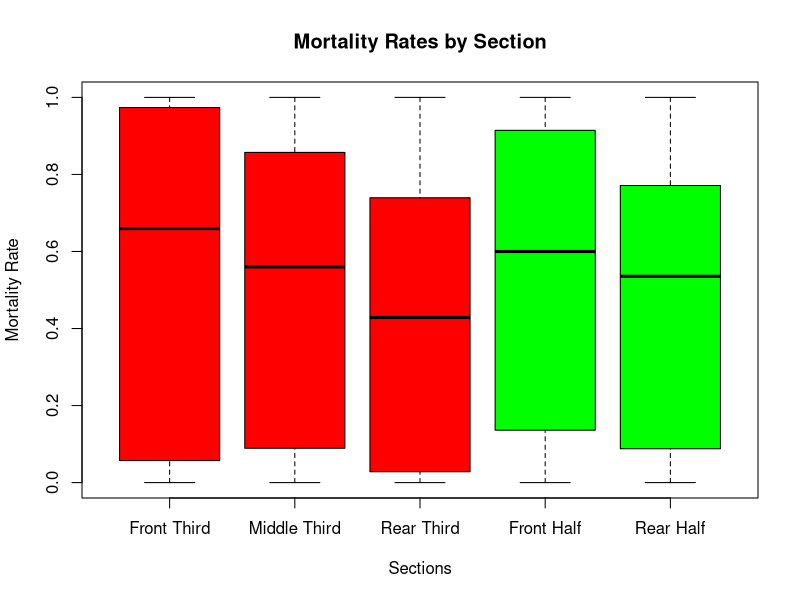
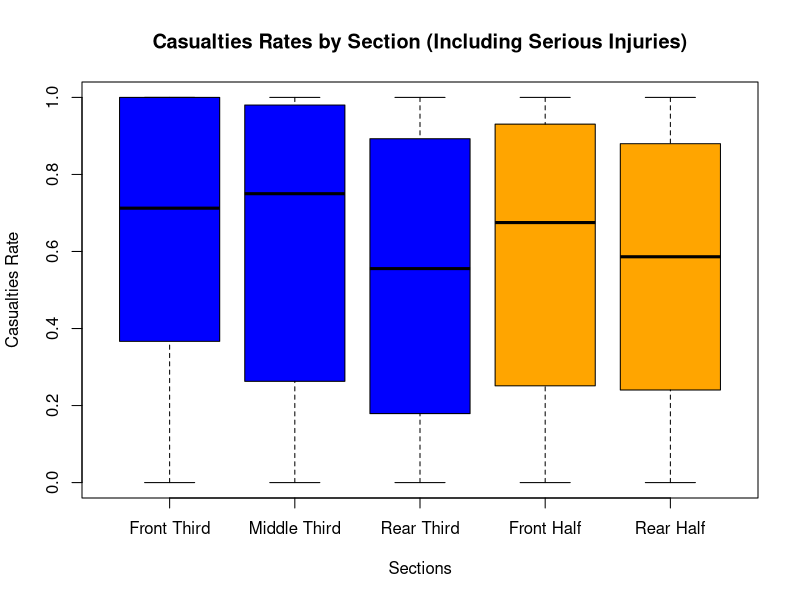
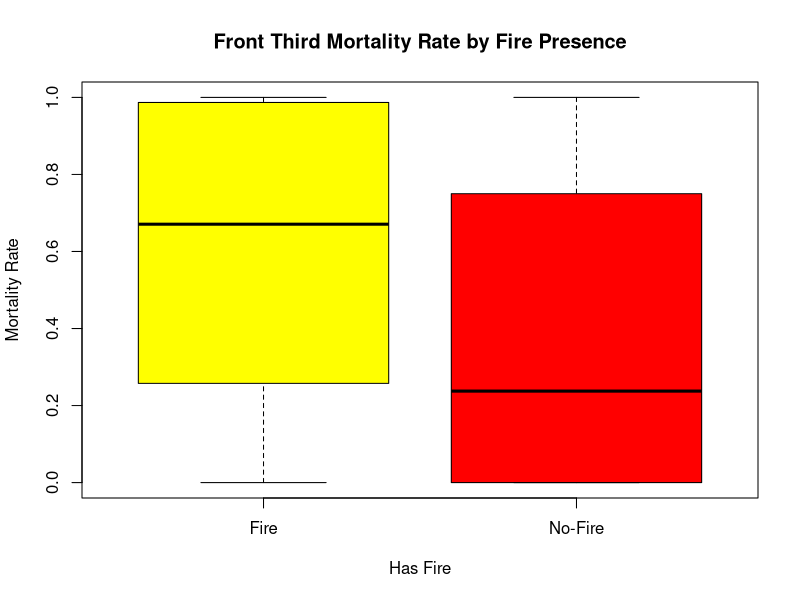
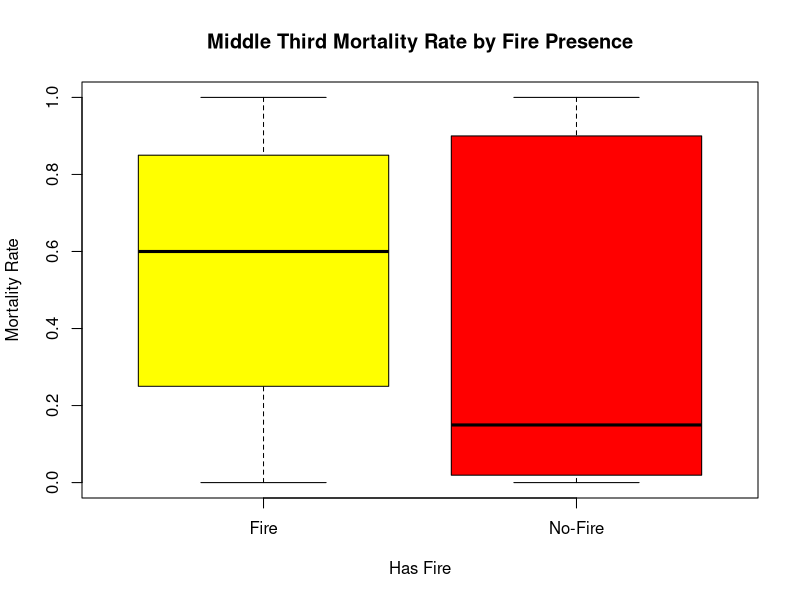
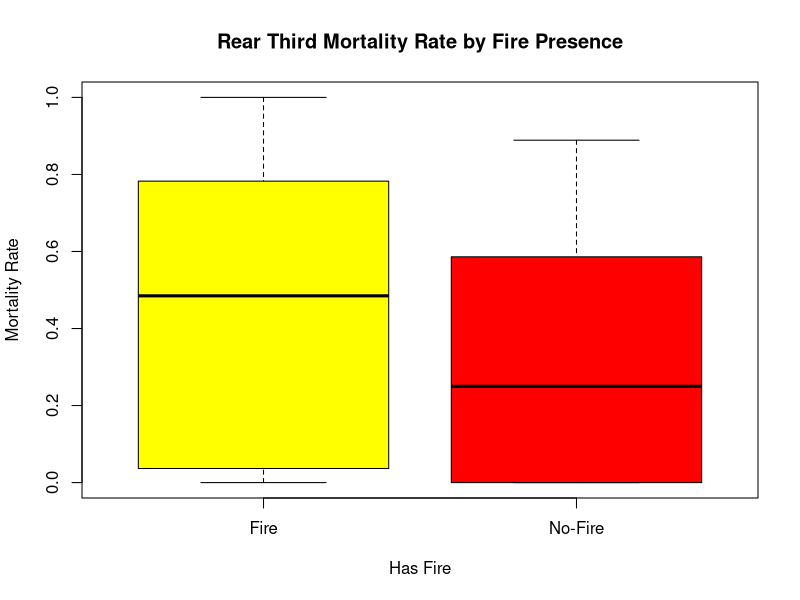
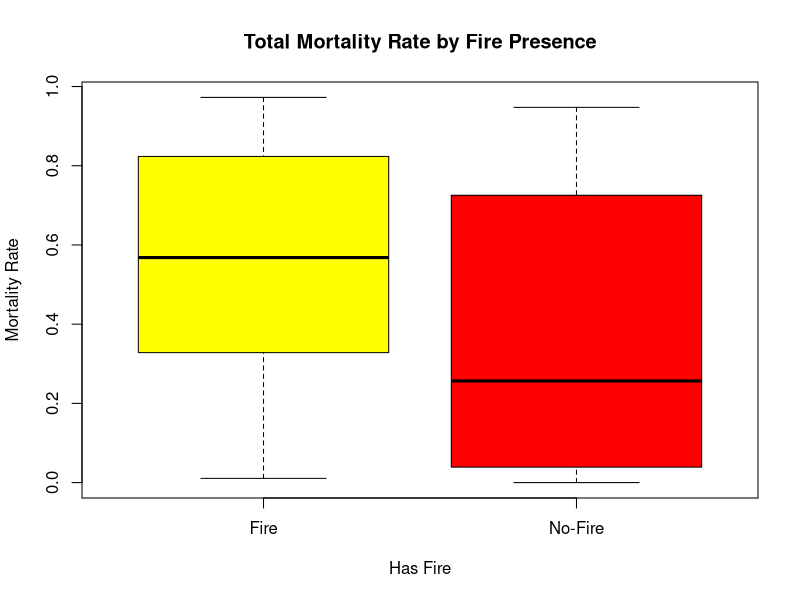
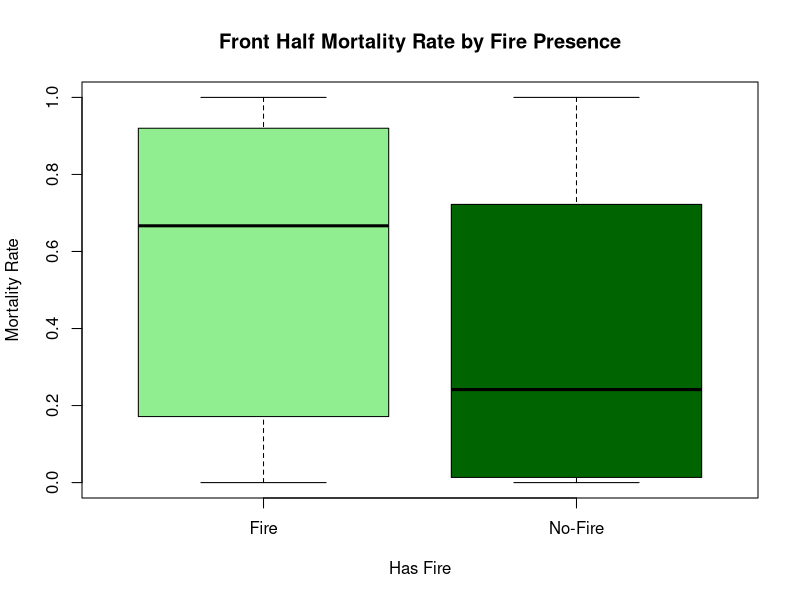
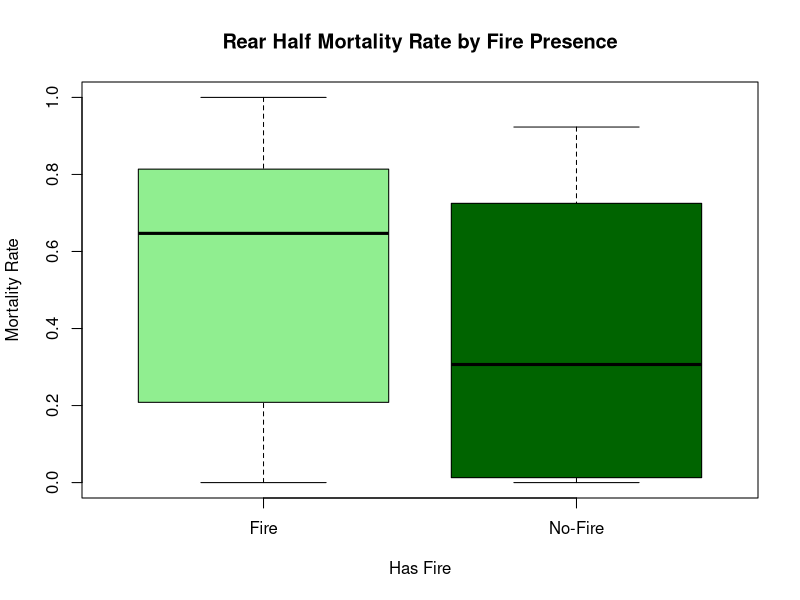

Recreate these plots in R, in order.
## ---- chunk 1
knitr::opts_chunk$set(echo = TRUE)
## ---- chunk 2

data <- read.csv("Aerei_Final.csv")

str(data)
summary(data)
#> data <- read.csv("Aerei_Final.csv")
#> 
#> str(data)
#'data.frame':   47 obs. of  21 variables:
# $ NumVolo         : int  6 28 92 120 123 129 140 148 191 204 ...
# $ X1.terzo.lievi  : int  17 36 0 0 0 4 0 0 0 3 ...
# $ X1.terzo.gravi  : int  2 0 11 0 0 0 0 0 0 0 ...
# $ X1.terzo.morti  : int  15 0 22 0 136 14 18 16 55 33 ...
# $ X2.terzo.lievi  : int  1 30 4 5 0 5 7 1 0 25 ...
# $ X2.terzo.gravi  : int  15 0 30 0 0 0 0 0 8 0 ...
# $ X2.terzo.morti  : int  64 16 13 8 214 60 139 34 51 1 ...
# $ X3.terzo.lievi  : int  26 10 0 5 36 24 0 8 10 29 ...
# $ X3.terzo.gravi  : int  17 0 27 0 0 0 0 0 7 0 ...
# $ X2.terzo.morti.1: int  0 36 11 21 109 43 91 30 16 0 ...
# $ X1.meta.lievi   : int  17 56 32 3 0 7 7 1 0 7 ...
# $ X1.meta.gravi   : int  3 0 0 0 0 0 0 0 1 0 ...
# $ X1.meta.morti   : int  41 8 34 6 226 23 95 36 79 35 ...
# $ X2.meta.lievi   : int  26 20 39 7 4 26 0 7 10 46 ...
# $ X2.meta.gravi   : int  31 0 0 0 0 0 0 0 14 0 ...
# $ X2.meta.morti   : int  34 44 13 23 225 90 145 46 48 0 ...
# $ fonte           : chr  "W" "W" "W" "W" ...
# $ PhaseOfFlight   : chr  "Takeoff" "Takeoff" "Landing" "Landing" ...
# $ Time            : chr  "Night" "Day" "Night" "Day" ...
# $ Place           : chr  "Airport " "Outside" "Outside" "Airport " ...
# $ HasFire         : chr  "Fire" "Fire" "Fire" "Fire" ...
#> summary(data)
#    NumVolo     X1.terzo.lievi   X1.terzo.gravi   X1.terzo.morti  
# Min.   :   6   Min.   :  0.00   Min.   : 0.000   Min.   :  0.00  
# 1st Qu.: 227   1st Qu.:  0.00   1st Qu.: 0.000   1st Qu.:  1.50  
# Median : 812   Median :  4.00   Median : 0.000   Median : 11.00  
# Mean   :1591   Mean   : 12.87   Mean   : 2.553   Mean   : 16.15  
# 3rd Qu.:1603   3rd Qu.: 17.00   3rd Qu.: 4.000   3rd Qu.: 19.00  
# Max.   :9642   Max.   :141.00   Max.   :16.000   Max.   :136.00  
# X2.terzo.lievi   X2.terzo.gravi   X2.terzo.morti   X3.terzo.lievi 
# Min.   :  0.00   Min.   : 0.000   Min.   :  0.00   Min.   :  0.0  
# 1st Qu.:  1.00   1st Qu.: 0.000   1st Qu.:  2.00   1st Qu.:  3.0  
# Median :  7.00   Median : 2.000   Median : 12.00   Median : 10.0  
# Mean   : 22.11   Mean   : 4.638   Mean   : 28.62   Mean   : 20.4  
# 3rd Qu.: 26.50   3rd Qu.: 8.000   3rd Qu.: 31.00   3rd Qu.: 27.0  
# Max.   :174.00   Max.   :30.000   Max.   :214.00   Max.   :142.0  
# X3.terzo.gravi   X2.terzo.morti.1 X1.meta.lievi    X1.meta.gravi  
# Min.   : 0.000   Min.   :  0.00   Min.   :  0.00   Min.   : 0.00  
# 1st Qu.: 0.000   1st Qu.:  1.50   1st Qu.:  1.50   1st Qu.: 0.00  
# Median : 0.000   Median :  8.00   Median : 11.00   Median : 0.00  
# Mean   : 3.872   Mean   : 19.83   Mean   : 29.23   Mean   : 4.34  
# 3rd Qu.: 4.500   3rd Qu.: 24.50   3rd Qu.: 40.50   3rd Qu.: 7.00  
# Max.   :27.000   Max.   :113.00   Max.   :221.00   Max.   :34.00  
# X1.meta.morti    X2.meta.lievi    X2.meta.gravi    X2.meta.morti   
# Min.   :  0.00   Min.   :  0.00   Min.   : 0.000   Min.   :  0.00  
# 1st Qu.:  5.00   1st Qu.:  6.50   1st Qu.: 0.000   1st Qu.:  3.50  
# Median : 20.00   Median : 14.00   Median : 0.000   Median : 15.00  
# Mean   : 28.57   Mean   : 28.98   Mean   : 5.234   Mean   : 36.53  
# 3rd Qu.: 35.00   3rd Qu.: 37.50   3rd Qu.: 7.500   3rd Qu.: 45.00  
# Max.   :226.00   Max.   :184.00   Max.   :31.000   Max.   :225.00  
#    fonte           PhaseOfFlight          Time              Place          
# Length:47          Length:47          Length:47          Length:47         
# Class :character   Class :character   Class :character   Class :character  
# Mode  :character   Mode  :character   Mode  :character   Mode  :character  
                                                                            
                    
## ---- chunk 3
# add a colum of # of seat for each airplain section

data$X1.third.total <- data$X1.terzo.lievi + data$X1.terzo.gravi + data$X1.terzo.morti
data$X2.third.total <- data$X2.terzo.lievi + data$X2.terzo.gravi + data$X2.terzo.morti
data$X3.third.total <- data$X3.terzo.lievi + data$X3.terzo.gravi + data$X3.terzo.morti
data$X1.half.total <- data$X1.meta.lievi + data$X1.meta.gravi + data$X1.meta.morti
data$X2.half.total <- data$X2.meta.lievi + data$X2.meta.gravi + data$X2.meta.morti

# now make a colum of mortality rate for each section

data$X1.third.mortality.rate <- data$X1.terzo.morti / data$X1.third.total
data$X2.third.mortality.rate <- data$X2.terzo.morti / data$X2.third.total
data$X3.third.mortality.rate <- data$X3.terzo.morti / data$X3.third.total
data$X1.half.mortality.rate <- data$X1.meta.morti / data$X1.half.total
data$X2.half.mortality.rate <- data$X2.meta.morti / data$X2.half.total



head(data)

## ---- chunk 4
## Plot mortality rates as scatter plots for each section
## they must be separated on the x axis by group

boxplot(data$X1.third.mortality.rate, 
  data$X2.third.mortality.rate, 
  data$X3.third.mortality.rate, 
  data$X1.half.mortality.rate, 
  data$X2.half.mortality.rate, 
  names = c("Front Third", "Middle Third", "Rear Third", "Front Half", "Rear Half"),
  main = "Mortality Rates by Section",
  ylab = "Mortality Rate",
  xlab = "Sections",
  col = c("red", "red", "red", "green", "green"))

## ---- chunk 5
# Perform ANOVA to test if there are significant differences in mortality rates between sections (only  thirds)
mortality_data <- data.frame(
  Section = rep(c("Front Third", "Middle Third", "Rear Third"), each = nrow(data)),
  MortalityRate = c(data$X1.third.mortality.rate, data$X2.third.mortality.rate, data$X3.third.mortality.rate)
)
mortality_data$Section <- as.factor(mortality_data$Section)

anova_result <- aov(MortalityRate ~ Section, data = mortality_data)
summary(anova_result)

library(multcomp)

test_result <- glht(anova_result, linfct = mcp(Section = "Tukey"))
summary(test_result)

#half sections
mortality_data_half <- data.frame(
  Section = rep(c("Front Half", "Rear Half"), each = nrow(data)),
  MortalityRate = c(data$X1.half.mortality.rate, data$X2.half.mortality.rate)
)
anova_result_half <- aov(MortalityRate ~ Section, data = mortality_data_half)
summary(anova_result_half)


#try using non-parametric test if ANOVA assumptions are not met
kruskal_result <- kruskal.test(MortalityRate ~ Section, data = mortality_data)
kruskal_result_half <- kruskal.test(MortalityRate ~ Section, data = mortality_data_half)
kruskal_result
kruskal_result_half

#oneway test

oneway_result <- oneway.test(MortalityRate ~ Section, data = mortality_data, var.equal = FALSE)
oneway_result_half <- oneway.test(MortalityRate ~ Section, data = mortality_data_half, var.equal = FALSE)
oneway_result
oneway_result_half

## ---- chunk 6
# now we do the same thing but considering the "gravi" as casualties too

data$X1.casualties_rate_new <- (data$X1.terzo.morti + data$X1.terzo.gravi) / data$X1.third.total
data$X2.casualties_rate_new <- (data$X2.terzo.morti + data$X2.terzo.gravi) / data$X2.third.total
data$X3.casualties_rate_new <- (data$X3.terzo.morti + data$X3.terzo.gravi) / data$X3.third.total
data$X1.half.casualties_rate_new <- (data$X1.meta.morti + data$X1.meta.gravi) / data$X1.half.total
data$X2.half.casualties_rate_new <- (data$X2.meta.morti + data$X2.meta.gravi) / data$X2.half.total

head(data)


# Plot new casualties rates as scatter plots for each section
boxplot(data$X1.casualties_rate_new, 
  data$X2.casualties_rate_new, 
  data$X3.casualties_rate_new, 
  data$X1.half.casualties_rate_new, 
  data$X2.half.casualties_rate_new, 
  names = c("Front Third", "Middle Third", "Rear Third", "Front Half", "Rear Half"),
  main = "Casualties Rates by Section (Including Serious Injuries)",
  ylab = "Casualties Rate",
  xlab = "Sections",
  col = c("blue", "blue", "blue", "orange", "orange"))  

## ---- chunk 7
# Perform ANOVA to test if there are significant differences in casualties rates between sections (only thirds)
casualties_data <- data.frame(
  Section = rep(c("Front Third", "Middle Third", "Rear Third"), each = nrow(data)),
  CasualtiesRate = c(data$X1.casualties_rate_new, data$X2.casualties_rate_new, data$X3.casualties_rate_new) 
)
anova_casualties_result <- aov(CasualtiesRate ~ Section, data = casualties_data)
summary(anova_casualties_result)

#half sections
casualties_data_half <- data.frame(
  Section = rep(c("Front Half", "Rear Half"), each = nrow(data)),
  CasualtiesRate = c(data$X1.half.casualties_rate_new, data$X2.half.casualties_rate_new) 
)
anova_casualties_result_half <- aov(CasualtiesRate ~ Section, data = casualties_data_half)
summary(anova_casualties_result_half) 

#try using non-parametric test if ANOVA assumptions are not met
kruskal_casualties_result <- kruskal.test(CasualtiesRate ~ Section, data = casualties_data)
kruskal_casualties_result_half <- kruskal.test(CasualtiesRate ~ Section, data = casualties_data_half)
kruskal_casualties_result
kruskal_casualties_result_half

#oneway test
oneway_casualties_result <- oneway.test(CasualtiesRate ~ Section, data = casualties_data, var.equal = FALSE)
oneway_casualties_result_half <- oneway.test(CasualtiesRate ~ Section, data = casualties_data_half, var.equal = FALSE)
oneway_casualties_result
oneway_casualties_result_half


## ---- chunk 8
# t.test only the fisrts third against the rears third
t_test_result <- t.test(data$X1.third.mortality.rate, data$X3.third.mortality.rate, var.equal = FALSE)
t_test_result

#use non-parametric test if t-test assumptions are not met
wilcox_test_result <- wilcox.test(data$X1.third.mortality.rate, data$X3.third.mortality.rate)
wilcox_test_result

## ---- chunk 9
# now we want to test if there is a difference in mortality rate based on the other variables
# PhaseOfFlight, Time, Place, HasFire
# using the total mortality rate, only deaths, do this for evwey third

out <- lm(data$X1.third.mortality.rate ~ data$PhaseOfFlight + data$Time + data$Place + data$HasFire)
summary(out)

out_2 <- lm(data$X2.third.mortality.rate ~ data$PhaseOfFlight + data$Time + data$Place + data$HasFire)
summary(out_2)

out_3 <- lm(data$X3.third.mortality.rate ~ data$PhaseOfFlight + data$Time + data$Place + data$HasFire)
summary(out_3)


#plot the mortality rates based on HasFire
boxplot(data$X1.third.mortality.rate ~ data$HasFire,
        main = "Front Third Mortality Rate by Fire Presence",
        xlab = "Has Fire",
        ylab = "Mortality Rate",
        col = c("yellow", "red"))

boxplot(data$X2.third.mortality.rate ~ data$HasFire,
        main = "Middle Third Mortality Rate by Fire Presence",
        xlab = "Has Fire",
        ylab = "Mortality Rate",
        col = c("yellow", "red")) 

boxplot(data$X3.third.mortality.rate ~ data$HasFire,
        main = "Rear Third Mortality Rate by Fire Presence",
        xlab = "Has Fire",
        ylab = "Mortality Rate",
        col = c("yellow", "red")) 

#and full plane mortality rate
data$Total.mortality.rate <- (data$X1.terzo.morti + data$X2.terzo.morti + data$X3.terzo.morti) / (data$X1.third.total + data$X2.third.total + data$X3.third.total)

boxplot(data$Total.mortality.rate ~ data$HasFire,
        main = "Total Mortality Rate by Fire Presence",
        xlab = "Has Fire",
        ylab = "Mortality Rate",
        col = c("yellow", "red"))

# now for the halves
out_half_1 <- lm(data$X1.half.mortality.rate ~ data$PhaseOfFlight + data$Time + data$Place + data$HasFire)
summary(out_half_1)

out_half_2 <- lm(data$X2.half.mortality.rate ~ data$PhaseOfFlight + data$Time + data$Place + data$HasFire)
summary(out_half_2)

#boxplots for halves
boxplot(data$X1.half.mortality.rate ~ data$HasFire,
        main = "Front Half Mortality Rate by Fire Presence",
        xlab = "Has Fire",    
        ylab = "Mortality Rate",
        col = c("lightgreen", "darkgreen"))

boxplot(data$X2.half.mortality.rate ~ data$HasFire,
        main = "Rear Half Mortality Rate by Fire Presence",
        xlab = "Has Fire",
        ylab = "Mortality Rate",
        col = c("lightgreen", "darkgreen")) 

## ---- chunk 10
# now we wnar to study the correlation between the different sections mortality rates
correlation_matrix <- data.frame(
  Front_Third = data$X1.third.mortality.rate,
  Middle_Third = data$X2.third.mortality.rate,
  Rear_Third = data$X3.third.mortality.rate,
  Front_Half = data$X1.half.mortality.rate,
  Rear_Half = data$X2.half.mortality.rate
)
correlation_results <- cor(correlation_matrix, use = "complete.obs")
correlation_results

## cor plot
library(corrplot)
corrplot(correlation_results, method = "ellipse", type = "upper", tl.col = "black", tl.srt = 45)

## now study the correlation between the other variables and the total mortality rate
correlation_matrix_2 <- data.frame(
  Total_Mortality_Rate = data$Total.mortality.rate,
  PhaseOfFlight = as.numeric(as.factor(data$PhaseOfFlight)),
  Time = as.numeric(as.factor(data$Time)),
  Place = as.numeric(as.factor(data$Place)),
  HasFire = as.numeric(as.factor(data$HasFire))
)
correlation_results_2 <- cor(correlation_matrix_2, use = "complete.obs")
correlation_results_2

corrplot(correlation_results_2, method = "ellipse", type = "upper", tl.col = "black", tl.srt = 45)



## ---- chunk 11
x <- rnorm(1000)
hist(x)
